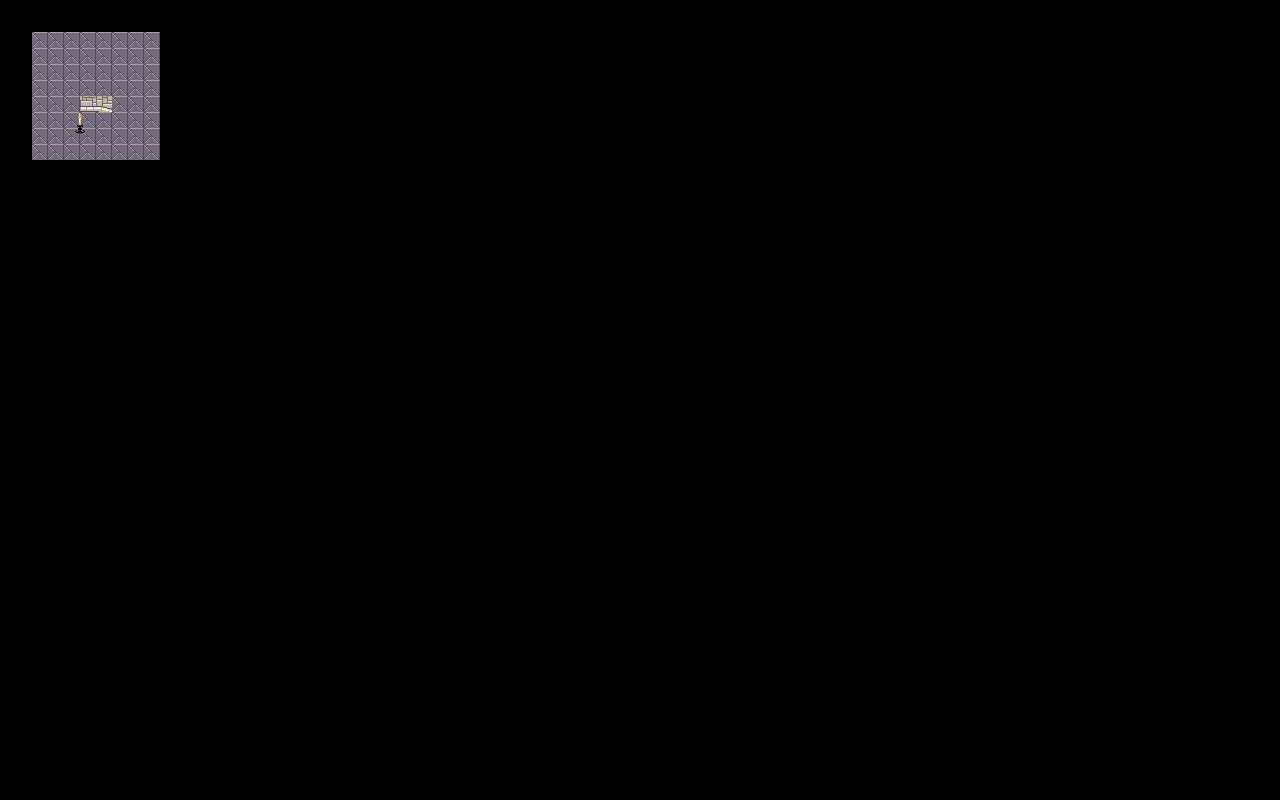

A level layout from a 2D game, rendered from its tile map. Below: a short description, then the map file with tile-grid data replaced by summaries:
An orthogonal 80x50 tile map with 16x16 px tiles, 4 tile layers (regions_output, regions_input, input_ntm, output17_obstacles), 15 hidden layers not drawn, 6 tilesets.

<map version="1.0" orientation="orthogonal" renderorder="right-down" width="80" height="50" tilewidth="16" tileheight="16" nextobjectid="1">
 <tileset firstgid="1" name="castle" tilewidth="16" tileheight="16" tilecount="608" columns="16">
  <image source="../images/sprites/Interior/castle.png" width="256" height="608" />
 </tileset>
 <tileset firstgid="609" name="castlefloors_LPC_Base_Assets" tilewidth="16" tileheight="16" tilecount="400" columns="20">
  <image source="../images/sprites/Interior/castlefloors_LPC_Base_Assets.png" width="320" height="320" />
 </tileset>
 <tileset firstgid="1009" name="Inside_B_LPC" tilewidth="16" tileheight="16" tilecount="1024" columns="32">
  <image source="../images/sprites/Interior/Inside_B_LPC.png" width="512" height="512" />
 </tileset>
 <tileset firstgid="2033" name="Gem_by_hippo" tilewidth="16" tileheight="16" tilecount="1" columns="1">
  <image source="../images/sprites/Object/Gem_by_hippo.png" width="16" height="16" />
 </tileset>
 <tileset firstgid="2034" name="farming_fishing_submission_daneeklu" tilewidth="16" tileheight="16" tilecount="1600" columns="40">
  <image source="../images/sprites/Object/farming_fishing_submission_daneeklu.png" width="640" height="640" />
 </tileset>
 <tileset firstgid="3634" name="city_inside_LPC_city_inside" tilewidth="16" tileheight="16" tilecount="1536" columns="48">
  <image source="../images/sprites/Interior/city_inside_LPC_city_inside.png" width="768" height="512" />
 </tileset>
 <layer name="regions_output" width="80" height="50">
  <data>[4000 cells, 64 non-empty, 1 distinct tile ids]</data>
 </layer>
 <layer name="regions_input" width="80" height="50">
  <data>[4000 cells, 2 non-empty, 2 distinct tile ids]</data>
 </layer>
 <layer name="input_ntm" width="80" height="50">
  <data>[4000 cells, 2 non-empty, 2 distinct tile ids]</data>
 </layer>
 <layer name="output1_obstacles" width="80" height="50" visible="0">
  <data>[4000 cells, 38 non-empty, 20 distinct tile ids]</data>
 </layer>
 <layer name="output2_obstacles" width="80" height="50" visible="0">
  <data>[4000 cells, 26 non-empty, 24 distinct tile ids]</data>
 </layer>
 <layer name="output3_obstacles" width="80" height="50" visible="0">
  <data>[4000 cells, 26 non-empty, 26 distinct tile ids]</data>
 </layer>
 <layer name="output4_obstacles" width="80" height="50" visible="0">
  <data>[4000 cells, 28 non-empty, 24 distinct tile ids]</data>
 </layer>
 <layer name="output5_obstacles" width="80" height="50" visible="0">
  <data>[4000 cells, 40 non-empty, 34 distinct tile ids]</data>
 </layer>
 <layer name="output6_obstacles" width="80" height="50" visible="0">
  <data>[4000 cells, 46 non-empty, 44 distinct tile ids]</data>
 </layer>
 <layer name="output7_obstacles" width="80" height="50" visible="0">
  <data>[4000 cells, 40 non-empty, 28 distinct tile ids]</data>
 </layer>
 <layer name="output8_obstacles" width="80" height="50" visible="0">
  <data>[4000 cells, 44 non-empty, 32 distinct tile ids]</data>
 </layer>
 <layer name="output9_obstacles" width="80" height="50" visible="0">
  <data>[4000 cells, 14 non-empty, 14 distinct tile ids]</data>
 </layer>
 <layer name="output10_obstacles" width="80" height="50" visible="0">
  <data>[4000 cells, 24 non-empty, 12 distinct tile ids]</data>
 </layer>
 <layer name="output11_obstacles" width="80" height="50" visible="0">
  <data>[4000 cells, 24 non-empty, 12 distinct tile ids]</data>
 </layer>
 <layer name="output12_obstacles" width="80" height="50" visible="0">
  <data>[4000 cells, 30 non-empty, 4 distinct tile ids]</data>
 </layer>
 <layer name="output13_obstacles" width="80" height="50" visible="0">
  <data>[4000 cells, 12 non-empty, 12 distinct tile ids]</data>
 </layer>
 <layer name="output14_obstacles" width="80" height="50" visible="0">
  <data>[4000 cells, 16 non-empty, 16 distinct tile ids]</data>
 </layer>
 <layer name="output15_obstacles" width="80" height="50" visible="0">
  <data>[4000 cells, 12 non-empty, 12 distinct tile ids]</data>
 </layer>
 <layer name="output17_obstacles" width="80" height="50">
  <data>[4000 cells, 4 non-empty, 4 distinct tile ids]</data>
 </layer>
</map>
